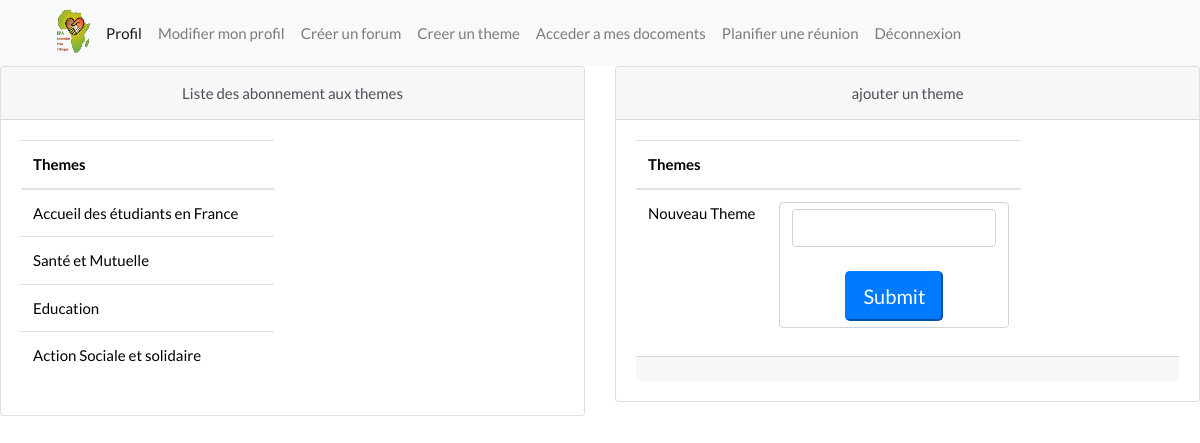
The page /theme.php on the database its author committed.
### tables this page shows
CREATE TABLE IF NOT EXISTS `themes` (
  `id_theme` int(11) NOT NULL AUTO_INCREMENT,
  `nomTheme` varchar(255) NOT NULL,
  PRIMARY KEY (`id_theme`)
);

### theme.php (the view, shortened to what this page needs)
<?php
require 'inc/db2.php';
try
{
	$req = $pdo->prepare('SELECT * FROM themes' );
    $req->execute();
    $themes=$req->fetchAll(PDO::FETCH_ASSOC);
}
catch(PDOException $e)
{
	$errMsg = $e->getMessage();
}
?>
 <?php require 'header.php' ?>
 <main>
 	<div class="row">
     <div class="col-md-6">
       <div class="card">
        <div class="card-header">
          <p class="text-center">Liste des abonnement aux themes </p>
        </div>
        <div class="card-body">
         <table class="table table-responsive table-hover">
          <thead>
            <th>Themes</th>
            <th></th>
          </thead>
          <tbody>
           <?php foreach ($themes as $theme){ ?>
            <tr>
              <td>
                <?php echo $theme['nomTheme'] ?>
                </td>
              <td></td>
            </tr>
           <?php }; ?>
          </tbody>
         </table>
       </div>
     </div>
 </div>
     <div class="col-md-6">
       <div class="card">
        <div class="card-header">
          <p class="text-center">ajouter un theme</p>
        </div>
        <div class="card-body">
         <table class="table table-responsive table-hover">
          <thead>
            <th>Themes</th>
            <th></th>
          </thead>
          <tbody>
            <tr>
              	<td>Nouveau Theme</td>
             	<td>
              	<form method="post" action="" class="form-control text-center">
              		<input type="text" name="th" class="form-control">
              		<br>
                	<input type="submit" name="submit" class="btn-lg btn-primary" >
                </form>
              </td>
            </tr>
          </tbody>
         </table>
         <div class="card-footer text-center">
         </div>
       </div>
     </div>
   </div>
   </div>
 </main>
 <?php require 'inc/footer.php' ?>

### styles/main_styles.css (style rules this page uses)
* { margin: 0; padding: 0; -webkit-font-smoothing: antialiased; -webkit-text-shadow: rgba(0,0,0,.01) 0 0 1px; text-shadow: rgba(0,0,0,.01) 0 0 1px; }
body { font-family: 'Lato', sans-serif; font-size: 15px; font-weight: 400; background: #FFFFFF; color: #a5a5a5; }
div { display: block; position: relative; -webkit-box-sizing: border-box; -moz-box-sizing: border-box; box-sizing: border-box; }
p { font-family: 'Lato', sans-serif; font-size: 15px; line-height: 1.86666666; font-weight: 400; color: #4a4f59; -webkit-font-smoothing: antialiased; -webkit-text-shadow: rgba(0,0,0,.01) 0 0 1px; text-shadow: rgba(0,0,0,.01) 0 0 1px; }
p:last-of-type { margin-bottom: 0; }
.form-control { color: #db5246; }

### rows shown on the page
themes: nomTheme "Accueil des étudiants en France"
themes: nomTheme "Santé et Mutuelle"
themes: nomTheme "Education"
themes: nomTheme "Action Sociale et solidaire"
